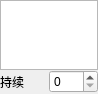
                      <widget class="QWidget" name="page_127">
                       <property name="geometry">
                        <rect>
                         <x>0</x>
                         <y>0</y>
                         <width>98</width>
                         <height>94</height>
                        </rect>
                       </property>
                       <attribute name="label">
                        <string>过渡</string>
                       </attribute>
                       <layout class="QHBoxLayout" name="horizontalLayout_25">
                        <property name="spacing">
                         <number>0</number>
                        </property>
                        <property name="leftMargin">
                         <number>0</number>
                        </property>
                        <property name="topMargin">
                         <number>0</number>
                        </property>
                        <property name="rightMargin">
                         <number>0</number>
                        </property>
                        <property name="bottomMargin">
                         <number>0</number>
                        </property>
                        <item>
                         <widget class="QWidget" name="widget_37" native="true">
                          <layout class="QVBoxLayout" name="verticalLayout_19" stretch="7,1,2">
                           <property name="spacing">
                            <number>0</number>
                           </property>
                           <property name="leftMargin">
                            <number>0</number>
                           </property>
                           <property name="topMargin">
                            <number>0</number>
                           </property>
                           <property name="rightMargin">
                            <number>0</number>
                           </property>
                           <property name="bottomMargin">
                            <number>0</number>
                           </property>
                           <item>
                            <widget class="QWidget" name="widget_38" native="true">
                             <layout class="QHBoxLayout" name="horizontalLayout_26">
                              <property name="spacing">
                               <number>0</number>
                              </property>
                              <property name="leftMargin">
                               <number>0</number>
                              </property>
                              <property name="topMargin">
                               <number>0</number>
                              </property>
                              <property name="rightMargin">
                               <number>0</number>
                              </property>
                              <property name="bottomMargin">
                               <number>0</number>
                              </property>
                              <item>
                               <widget class="QListView" name="listView_2"/>
                              </item>
                             </layout>
                            </widget>
                           </item>
                           <item>
                            <widget class="QWidget" name="widget_39" native="true">
                             <layout class="QHBoxLayout" name="horizontalLayout_27">
                              <property name="spacing">
                               <number>0</number>
                              </property>
                              <property name="leftMargin">
                               <number>0</number>
                              </property>
                              <property name="topMargin">
                               <number>0</number>
                              </property>
                              <property name="rightMargin">
                               <number>0</number>
                              </property>
                              <property name="bottomMargin">
                               <number>0</number>
                              </property>
                              <item>
                               <widget class="QLabel" name="label_16">
                                <property name="text">
                                 <string>持续</string>
                                </property>
                               </widget>
                              </item>
                              <item>
                               <widget class="QSpinBox" name="spinBox_6"/>
                              </item>
                             </layout>
                            </widget>
                           </item>
                           <item>
                            <widget class="QWidget" name="widget_40" native="true"/>
                           </item>
                          </layout>
                         </widget>
                        </item>
                       </layout>
                      </widget>
